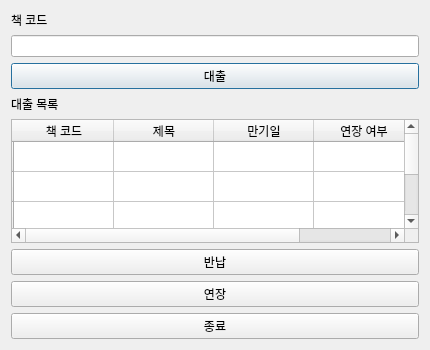
<?xml version="1.0" encoding="UTF-8"?>
<ui version="4.0">
 <class>Borrow</class>
 <widget class="QDialog" name="Borrow">
  <property name="geometry">
   <rect>
    <x>0</x>
    <y>0</y>
    <width>430</width>
    <height>350</height>
   </rect>
  </property>
  <property name="windowTitle">
   <string>Borrow</string>
  </property>
  <layout class="QVBoxLayout" name="verticalLayout">
   <item>
    <widget class="QLabel" name="bookCode_label">
     <property name="text">
      <string>책 코드</string>
     </property>
    </widget>
   </item>
   <item>
    <widget class="QLineEdit" name="bookCode_lineEdit"/>
   </item>
   <item>
    <widget class="QPushButton" name="borrow_button">
     <property name="text">
      <string>대출</string>
     </property>
    </widget>
   </item>
   <item>
    <widget class="QLabel" name="idInfo_label">
     <property name="text">
      <string>대출 목록</string>
     </property>
    </widget>
   </item>
   <item>
    <widget class="QTableWidget" name="idInfo_tableWidget">
     <property name="editTriggers">
      <set>QAbstractItemView::NoEditTriggers</set>
     </property>
     <property name="selectionBehavior">
      <enum>QAbstractItemView::SelectRows</enum>
     </property>
     <row>
      <property name="text">
       <string/>
      </property>
     </row>
     <row>
      <property name="text">
       <string/>
      </property>
     </row>
     <row>
      <property name="text">
       <string/>
      </property>
     </row>
     <row>
      <property name="text">
       <string/>
      </property>
     </row>
     <column>
      <property name="text">
       <string>책 코드</string>
      </property>
     </column>
     <column>
      <property name="text">
       <string>제목</string>
      </property>
     </column>
     <column>
      <property name="text">
       <string>만기일</string>
      </property>
     </column>
     <column>
      <property name="text">
       <string>연장 여부</string>
      </property>
     </column>
     <item row="0" column="2">
      <property name="text">
       <string/>
      </property>
     </item>
    </widget>
   </item>
   <item>
    <widget class="QPushButton" name="returnBook_button">
     <property name="text">
      <string>반납</string>
     </property>
    </widget>
   </item>
   <item>
    <widget class="QPushButton" name="extension_button">
     <property name="text">
      <string>연장</string>
     </property>
    </widget>
   </item>
   <item>
    <widget class="QPushButton" name="leave_button">
     <property name="text">
      <string>종료</string>
     </property>
    </widget>
   </item>
  </layout>
 </widget>
 <resources/>
 <connections>
  <connection>
   <sender>borrow_button</sender>
   <signal>clicked()</signal>
   <receiver>Borrow</receiver>
   <slot>borrowBook()</slot>
   <hints>
    <hint type="sourcelabel">
     <x>142</x>
     <y>62</y>
    </hint>
    <hint type="destinationlabel">
     <x>179</x>
     <y>80</y>
    </hint>
   </hints>
  </connection>
  <connection>
   <sender>extension_button</sender>
   <signal>clicked()</signal>
   <receiver>Borrow</receiver>
   <slot>extensionBook()</slot>
   <hints>
    <hint type="sourcelabel">
     <x>45</x>
     <y>458</y>
    </hint>
    <hint type="destinationlabel">
     <x>64</x>
     <y>408</y>
    </hint>
   </hints>
  </connection>
  <connection>
   <sender>returnBook_button</sender>
   <signal>clicked()</signal>
   <receiver>Borrow</receiver>
   <slot>returnBook()</slot>
   <hints>
    <hint type="sourcelabel">
     <x>161</x>
     <y>423</y>
    </hint>
    <hint type="destinationlabel">
     <x>166</x>
     <y>408</y>
    </hint>
   </hints>
  </connection>
  <connection>
   <sender>leave_button</sender>
   <signal>clicked()</signal>
   <receiver>Borrow</receiver>
   <slot>leave()</slot>
   <hints>
    <hint type="sourcelabel">
     <x>255</x>
     <y>478</y>
    </hint>
    <hint type="destinationlabel">
     <x>261</x>
     <y>407</y>
    </hint>
   </hints>
  </connection>
  <connection>
   <sender>borrow_button</sender>
   <signal>clicked()</signal>
   <receiver>idInfo_tableWidget</receiver>
   <slot>reset()</slot>
   <hints>
    <hint type="sourcelabel">
     <x>287</x>
     <y>68</y>
    </hint>
    <hint type="destinationlabel">
     <x>292</x>
     <y>115</y>
    </hint>
   </hints>
  </connection>
 </connections>
 <slots>
  <slot>borrowBook()</slot>
  <slot>extensionBook()</slot>
  <slot>returnBook()</slot>
  <slot>leave()</slot>
 </slots>
</ui>
